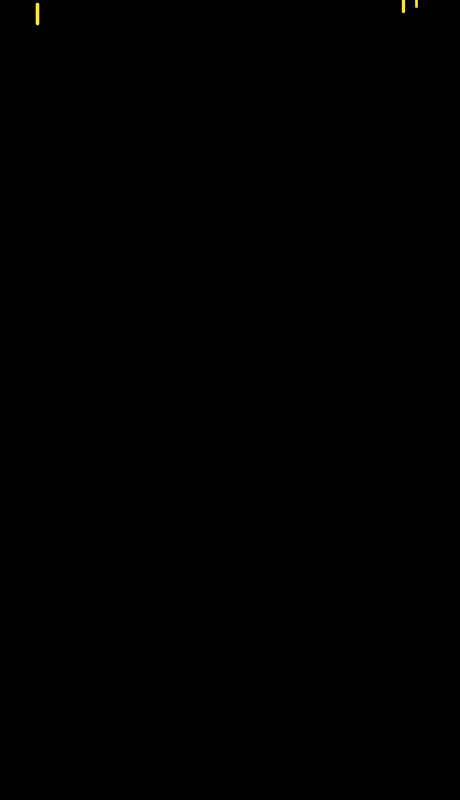
Frame 1 (no input)
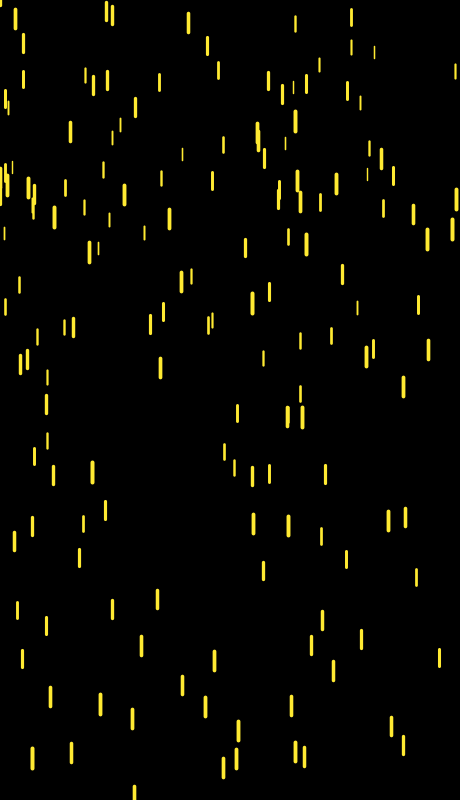
Frame 60 (the mouse pressed at the canvas centre just before this capture)
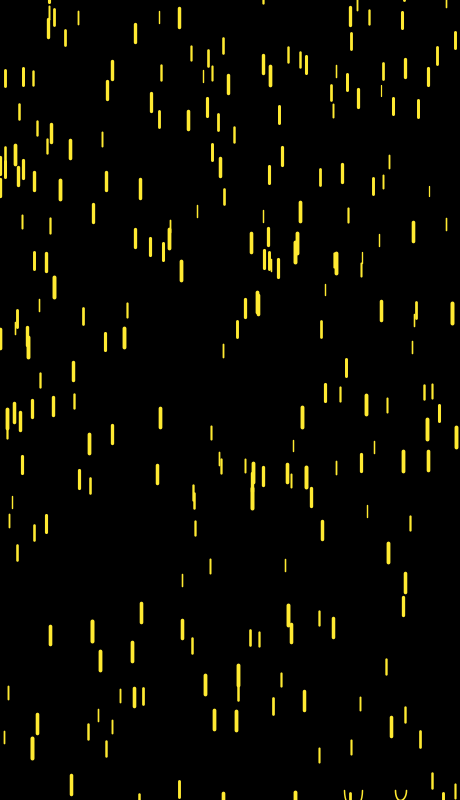
Frame 120 (the mouse held since frame 60 and released just before this capture)

The Processing sketch that drew these frames (run headless with seeded random() and noise(); from frame 60 on, the mouse is pressed at the canvas centre):

// Processing sketch: Rain
// ── Rain.pde
/* Teal Rain*/
Drop[] drops = new Drop[300];
void setup(){

   size(460,800);
   for(int i = 0; i < drops.length; i++){
   drops[i] = new Drop();
   }

}


void draw(){
 background(0);
 for(int i = 0; i < drops.length; i++){
   drops[i].fall();
   drops[i].show();
 }
  
  
}
// ── Drop.pde
class Drop{
  float x = random(width);
  float y = random(-1000,0);
  float z = random(0,20);
  float yspeed = map(z,0,20,1,10);
  float len = map(z,0,20,10,20);
  
  
  
  void fall(){
    y = y + yspeed;
    float grav = map(z,0,20,0.01,0.2);
    yspeed = yspeed + grav;
    
    if (y > height) {
      splash();
      y = random(-200,0);
      yspeed = map(z,0,20,4,10);
    }
  }
  
  void splash() {
    /*for(int i =height; i > height-20; i--){
      float q =pow(i,2.0)-2; //sqrt(4*pow(float(i),float(2))/16);*/
     stroke(255, 234, 50);
     noFill();
     float r = random(10,20);
     float t = map(z,0,20,1,2);
     strokeWeight(t);
     arc(x, height-10, r, r*2, 0, PI, 0);
    
 
   
  }
  
  
  void show(){
     float thick = map(z,0,20,1,4);
     strokeWeight(thick);
     stroke(255, 234, 50);
     line(x,y,x,y+len); 
  }
  
}
